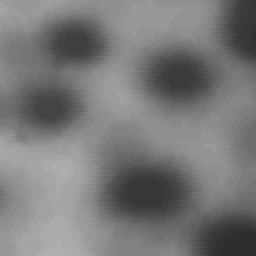
%> input picture final/small-blobs.tif, 128 x 128 px (shown 2 times larger)
$ octave watershed_g.m   (GNU Octave 9; MATLAB toolbox functions it lacks are replaced by stand-ins)
%> lines starting %> are read from the running program, lines starting %| are printed output that depends on the picture
%% watershed_g.m
clear all; close all;
f = imread('small-blobs.tif');
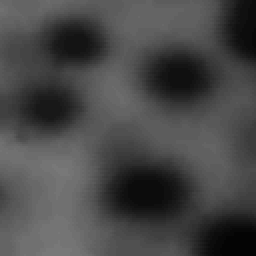
%> f: size 128x128 uint8 (shown 2 times larger); min 4, max 120, mean 71.2
figure(1); imshow(f);

h = fspecial('sobel');
fd = double(f);
g = sqrt(imfilter(fd, h, 'replicate').^2 + ...
         imfilter(fd, h', 'replicate').^2);
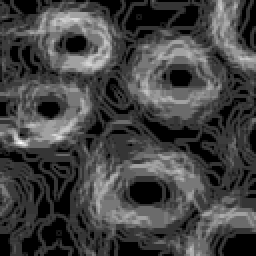
%> g: size 128x128 double (shown 2 times larger); min 0, max 75.89, mean 20.4; drawn with min black and max white
figure(2); imshow(mat2gray(g));

L = watershed(g);
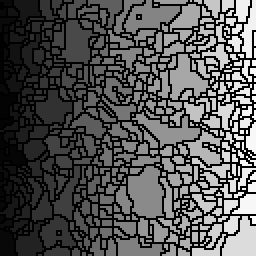
%> L: size 128x128 uint16 (shown 2 times larger); min 0, max 499, mean 163.5; drawn with min black and max white
wr = (L==0);
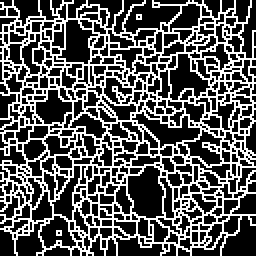
%> wr: size 128x128 logical (shown 2 times larger); 34% white in thin lines or dots
figure(3); imshow(wr);

g2 = imclose(imopen(g, ones(3,3)), ones(3,3));
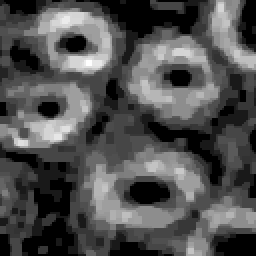
%> g2: size 128x128 double (shown 2 times larger); min 0, max 57.69, mean 18.2; drawn with min black and max white
L2 = watershed(g2);
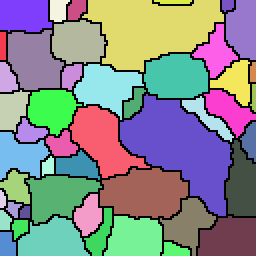
%> L2: size 128x128 uint8 (shown 2 times larger); 49 distinct labels, from 0 to 48; one colour per label, 0 black
wr2 = (L2==0);
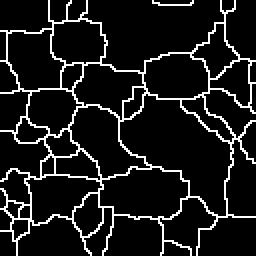
%> wr2: size 128x128 logical (shown 2 times larger); 10.5% white in thin lines or dots
figure(4); imshow(wr2);
